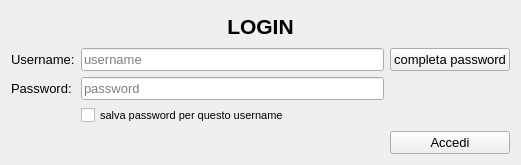
<?xml version="1.0" encoding="UTF-8"?>
<ui version="4.0">
 <class>MainWidget</class>
 <widget class="QWidget" name="MainWidget">
  <property name="geometry">
   <rect>
    <x>0</x>
    <y>0</y>
    <width>521</width>
    <height>165</height>
   </rect>
  </property>
  <property name="font">
   <font>
    <family>Arial</family>
    <pointsize>10</pointsize>
   </font>
  </property>
  <property name="windowTitle">
   <string>Login</string>
  </property>
  <layout class="QGridLayout" name="gridLayout">
   <item row="1" column="0">
    <widget class="QLabel" name="labelUsername">
     <property name="enabled">
      <bool>true</bool>
     </property>
     <property name="font">
      <font>
       <family>Arial</family>
       <pointsize>10</pointsize>
      </font>
     </property>
     <property name="text">
      <string>Username:</string>
     </property>
    </widget>
   </item>
   <item row="1" column="1">
    <widget class="QLineEdit" name="lineeditUsername">
     <property name="placeholderText">
      <string>username</string>
     </property>
     <property name="clearButtonEnabled">
      <bool>false</bool>
     </property>
    </widget>
   </item>
   <item row="3" column="0">
    <widget class="QLabel" name="labelPassword">
     <property name="font">
      <font>
       <family>Arial</family>
       <pointsize>10</pointsize>
      </font>
     </property>
     <property name="text">
      <string>Password:</string>
     </property>
    </widget>
   </item>
   <item row="0" column="0" colspan="3">
    <widget class="QLabel" name="label_3">
     <property name="font">
      <font>
       <family>Arial</family>
       <pointsize>16</pointsize>
       <weight>75</weight>
       <italic>false</italic>
       <bold>true</bold>
       <underline>false</underline>
       <strikeout>false</strikeout>
      </font>
     </property>
     <property name="text">
      <string>LOGIN</string>
     </property>
     <property name="alignment">
      <set>Qt::AlignCenter</set>
     </property>
    </widget>
   </item>
   <item row="1" column="2">
    <widget class="QPushButton" name="btnCompletaPassword">
     <property name="sizePolicy">
      <sizepolicy hsizetype="Minimum" vsizetype="Fixed">
       <horstretch>0</horstretch>
       <verstretch>0</verstretch>
      </sizepolicy>
     </property>
     <property name="text">
      <string>completa password</string>
     </property>
    </widget>
   </item>
   <item row="3" column="1">
    <widget class="QLineEdit" name="lineeditPassword">
     <property name="font">
      <font>
       <family>Arial</family>
       <pointsize>10</pointsize>
      </font>
     </property>
     <property name="echoMode">
      <enum>QLineEdit::Password</enum>
     </property>
     <property name="placeholderText">
      <string>password</string>
     </property>
    </widget>
   </item>
   <item row="5" column="2">
    <widget class="QPushButton" name="btnAccedi">
     <property name="font">
      <font>
       <family>Arial</family>
       <pointsize>10</pointsize>
      </font>
     </property>
     <property name="text">
      <string>Accedi</string>
     </property>
    </widget>
   </item>
   <item row="4" column="1">
    <widget class="QCheckBox" name="checkboxSalvaPassword">
     <property name="font">
      <font>
       <family>Arial</family>
       <pointsize>8</pointsize>
      </font>
     </property>
     <property name="text">
      <string>salva password per questo username</string>
     </property>
    </widget>
   </item>
  </layout>
 </widget>
 <resources/>
 <connections/>
</ui>
